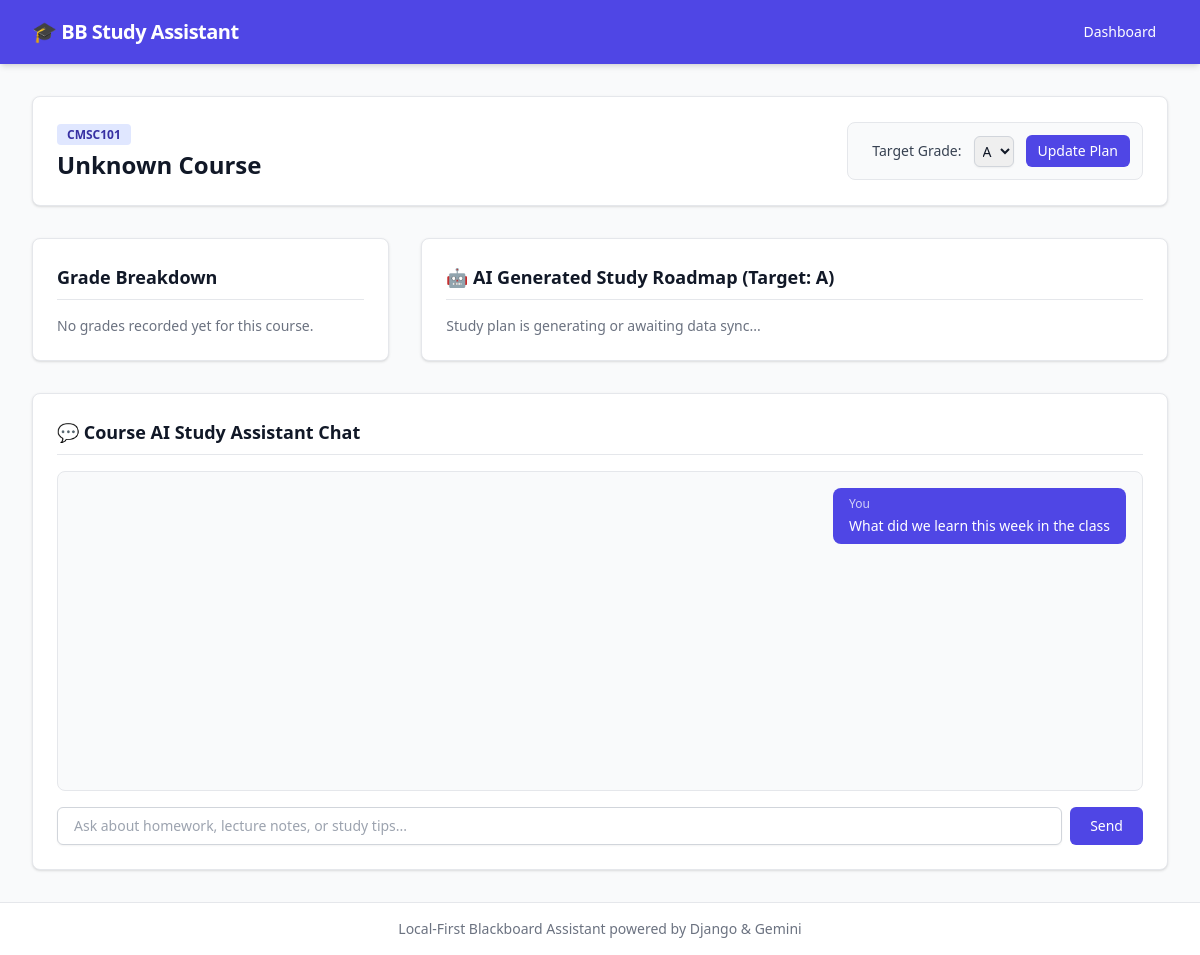
Before: /course/1/ with the older database file.
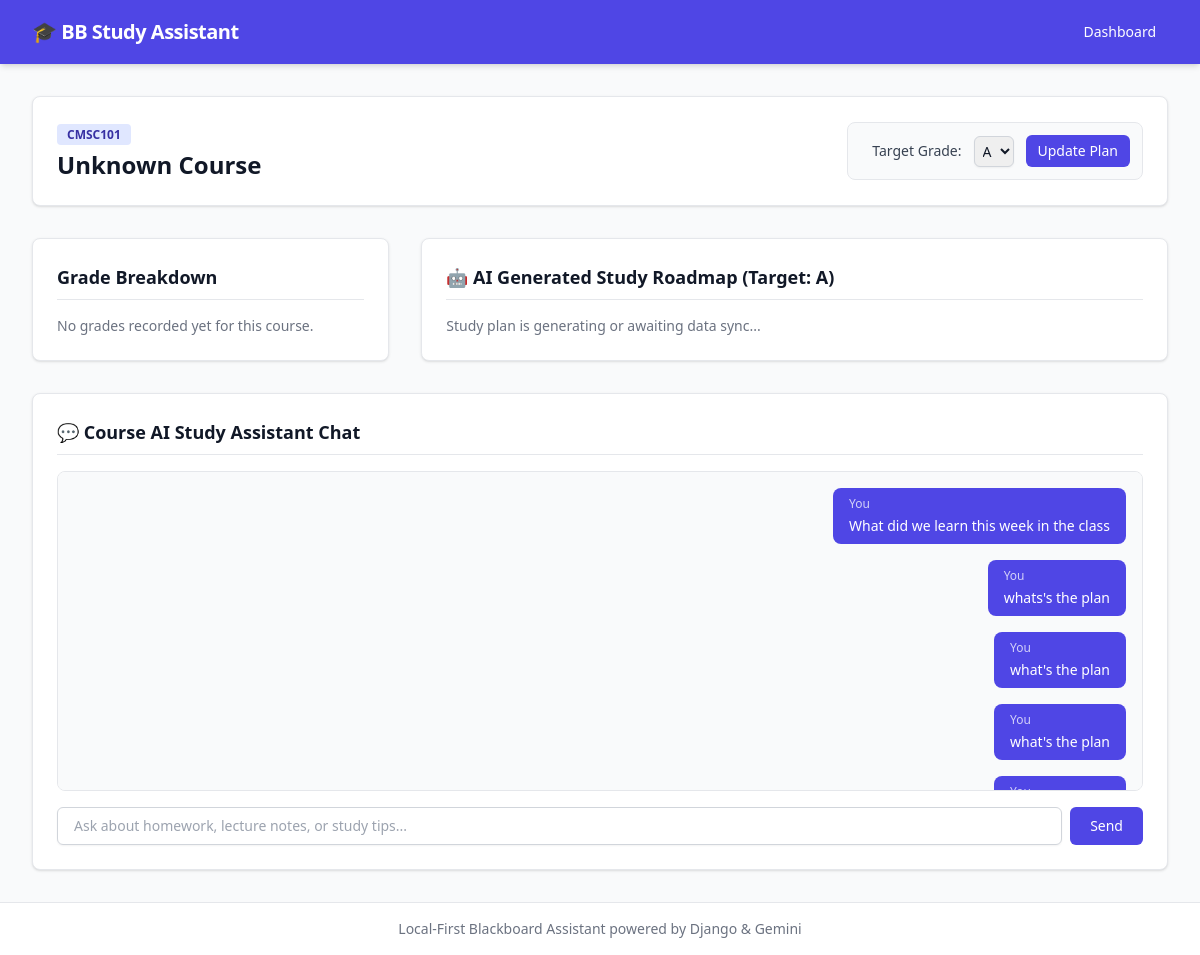
After: the same page with the newer database file.
### core/models.py (models this page shows, shortened)
class Course(models.Model):
    name = models.CharField(max_length=255)                     # e.g., "Data Structures"
    code = models.CharField(max_length=50, unique=True)         # e.g., "CMSC420". class code
    target_grade = models.CharField(max_length=2, default='A')  # 'A', 'B', or 'C'
    updated_at = models.DateTimeField(auto_now=True)

class ChatMessage(models.Model):
    course = models.ForeignKey(Course, on_delete=models.CASCADE, related_name='chats', null=True, blank=True)
    sender = models.CharField(max_length=10)                 # 'user' or 'ai'
    message = models.TextField()
    timestamp = models.DateTimeField(auto_now_add=True)

### core/views.py (the view, shortened to what this page needs)
# urls.py: path('course/<int:course_id>/', course_detail_view, name='course_detail'),
def course_detail_view(request, course_id):
    course = get_object_or_404(Course, id=course_id)
    latest_plan = course.study_plans.order_by('-generated_at').first()
    chat_messages = course.chats.order_by('timestamp')
    context = {
        'course': course,
        'grades': course.grades.all(),
        'materials': course.materials.all(),
        'latest_plan': latest_plan,
        'chat_messages': chat_messages,
    }
    return render(request, 'core/course_detail.html', context)

### core/templates/core/course_detail.html (shortened to what this page needs)
{% extends 'core/base.html' %}
{% block content %}
<div class="space-y-8">
    <div class="bg-white shadow rounded-lg p-6 border border-gray-200 flex flex-col md:flex-row justify-between items-start md:items-center gap-4">
        <div>
            <span class="text-xs font-semibold px-2.5 py-0.5 rounded bg-indigo-100 text-indigo-800">{{ course.code }}</span>
            <h1 class="text-2xl font-bold text-gray-900 mt-1">{{ course.name }}</h1>
        </div>
        <form method="POST" class="flex items-center space-x-3 bg-gray-50 p-3 rounded-lg border">
            <label for="target_grade" class="text-sm font-medium text-gray-700">Target Grade:</label>
            <select name="target_grade" id="target_grade" class="border-gray-300 rounded-md shadow-sm text-sm p-1 border">
                <option value="A" {% if course.target_grade == 'A' %}selected{% endif %}>A</option>
            </select>
            <button type="submit" name="update_target" class="bg-indigo-600 text-white text-sm px-3 py-1.5 rounded-md hover:bg-indigo-700 transition">Update Plan</button>
        </form>
    </div>
    <div class="grid grid-cols-1 lg:grid-cols-3 gap-8">
        <div class="bg-white shadow rounded-lg p-6 border border-gray-200 space-y-4">
            <h2 class="text-lg font-bold text-gray-900 border-b pb-2">Grade Breakdown</h2>
            {% if grades %}
                <ul class="divide-y divide-gray-200">
                    {% for g in grades %}
                        <li class="py-3 flex justify-between items-center text-sm">
                            <div>
                                <p class="font-medium text-gray-800">{{ g.assignment_name }}</p>
                                <span class="text-xs text-gray-500">Weight: {{ g.weight }}%</span>
                            </div>
                            <span class="font-bold text-gray-900">
                                {% if g.score is not None %}{{ g.score }}/{{ g.points_possible }}{% else %}Pending{% endif %}
                            </span>
                        </li>
                    {% endfor %}
                </ul>
            {% else %}
                <p class="text-sm text-gray-500">No grades recorded yet for this course.</p>
            {% endif %}
        </div>
        <div class="lg:col-span-2 bg-white shadow rounded-lg p-6 border border-gray-200 space-y-4">
            <h2 class="text-lg font-bold text-gray-900 border-b pb-2">🤖 AI Generated Study Roadmap (Target: {{ course.target_grade }})</h2>
            {% if latest_plan %}
                <div class="prose max-w-none text-sm text-gray-700 whitespace-pre-line bg-gray-50 p-4 rounded-lg border">
                    {{ latest_plan.plan_content }}
                </div>
            {% else %}
                <p class="text-sm text-gray-500">Study plan is generating or awaiting data sync...</p>
            {% endif %}
        </div>
    </div>
    <div class="bg-white shadow rounded-lg p-6 border border-gray-200 space-y-4">
        <h2 class="text-lg font-bold text-gray-900 border-b pb-2">💬 Course AI Study Assistant Chat</h2>
        <div class="h-80 overflow-y-auto space-y-4 p-4 bg-gray-50 rounded-lg border flex flex-col">
            {% if chat_messages %}
                {% for msg in chat_messages %}
                    <div class="flex {% if msg.sender == 'user' %}justify-end{% else %}justify-start{% endif %}">
                        <div class="max-w-xl rounded-lg px-4 py-2 text-sm {% if msg.sender == 'user' %}bg-indigo-600 text-white{% else %}bg-white text-gray-800 border border-gray-200 shadow-sm{% endif %}">
                            <p class="font-xs text-xs opacity-75 mb-1">{% if msg.sender == 'user' %}You{% else %}AI Tutor{% endif %}</p>
                            <p class="whitespace-pre-line">{{ msg.message }}</p>
                        </div>
                    </div>
                {% endfor %}
            {% else %}
                <div class="m-auto text-center text-gray-400 text-sm">
                    Ask a question below about your lectures, notes, syllabus, or upcoming exams!
                </div>
            {% endif %}
        </div>
        <form method="POST" class="flex gap-2">
            <input type="text" name="chat_message" placeholder="Ask about homework, lecture notes, or study tips..." required class="flex-grow border-gray-300 rounded-md shadow-sm border px-4 py-2 text-sm focus:ring-indigo-500 focus:border-indigo-500">
            <button type="submit" class="bg-indigo-600 text-white px-5 py-2 rounded-md text-sm font-medium hover:bg-indigo-700 transition">Send</button>
        </form>
    </div>
</div>
{% endblock %}

### core/templates/core/base.html (shortened to what this page needs)
<!DOCTYPE html>
<html lang="en">
<head>
    <script src="https://cdn.tailwindcss.com"></script>
</head>
<body class="bg-gray-50 text-gray-900 min-h-screen flex flex-col">
    <nav class="bg-indigo-600 text-white shadow-md">
        <div class="max-w-7xl mx-auto px-4 sm:px-6 lg:px-8">
            <div class="flex justify-between h-16 items-center">
                <div class="flex items-center space-x-3">
                    <span class="text-xl font-bold tracking-tight">🎓 BB Study Assistant</span>
                </div>
                <div class="flex space-x-4">
                    <a href="{% url 'dashboard' %}" class="hover:bg-indigo-700 px-3 py-2 rounded-md text-sm font-medium">Dashboard</a>
                </div>
            </div>
        </div>
    </nav>
    <main class="flex-grow max-w-7xl w-full mx-auto px-4 sm:px-6 lg:px-8 py-8">
        {% block content %}
        {% endblock %}
    </main>
    <footer class="bg-white border-t border-gray-200 py-4 text-center text-sm text-gray-500">
        Local-First Blackboard Assistant powered by Django & Gemini
    </footer>
</body>
</html>

Changed rows visible on the page:
added ChatMessage: sender "You", message "whats's the plan"
added ChatMessage: sender "You", message "what's the plan"
added ChatMessage: sender "You", message "what's the plan"
added ChatMessage: sender "You"
